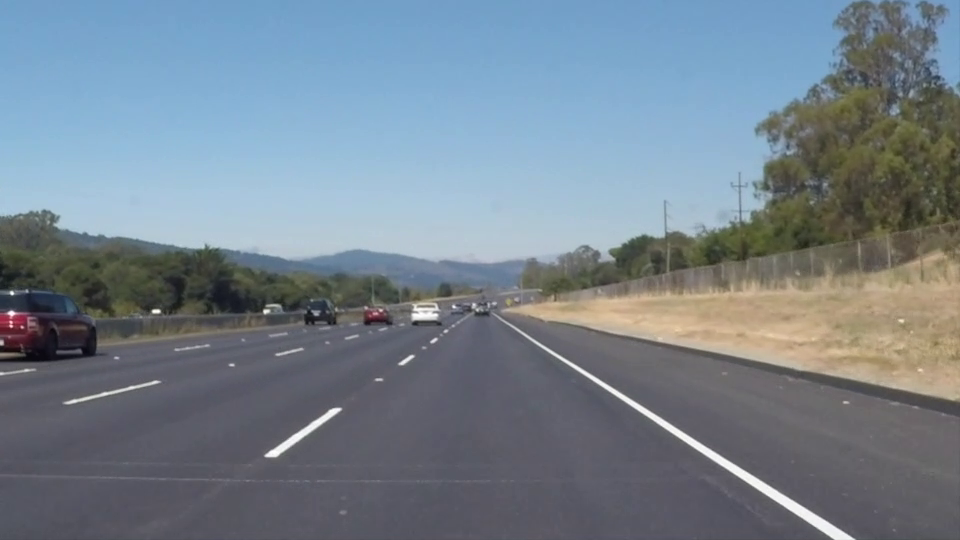
#> input picture frame 22 of solidWhiteRight.mp4, 960 x 540 px
$ python Lanedetection.py   (older library calls are emulated)
#> lines starting #> are read from the running program, lines starting #| are printed output that depends on the picture
import cv2
import numpy as np


def multi_angle_edge_detection(image):
    g_0 = np.array([[-1, -2, -1], [0, 0, 0], [1, 2, 1]])
    g_45 = np.array([[-1, -2, -1], [0, 0, 0], [1, 2, 1]])
    g_90 = np.array([[-1, 0, 1], [-2, 0, 2], [-1, 0, 1]])
    g_135 = np.array([[1, 2, 1], [0, 0, 0], [-1, -2, -1]])

    edge_0 = cv2.filter2D(image, -1, g_0)  # Detects horizontal edges
    edge_45 = cv2.filter2D(image, -1, g_45)  # Detects edges with a 45-degree slope
    edge_90 = cv2.filter2D(image, -1, g_90)  # Detects vertical edges
    edge_135 = cv2.filter2D(image, -1, g_135)  # Detects edges with a 135-degree slope
    edges = np.sqrt(edge_0**2 + edge_45**2 + edge_90**2 + edge_135**2)

    return edges


def draw_lines(img, lines, color=(0, 0, 255), thickness=40):
    height, width = img.shape[0], img.shape[1]
    left_x = []
    left_y = []
    right_x = []
    right_y = []
    mid_point = width / 2

    for line in lines:
        for x1, y1, x2, y2 in line:
            if y2 - y1 == 0:
                slope = 1
            else:
                slope = (y2 - y1) / (x2 - x1)
                if abs(slope) > 0.5:
                    if slope > 0 and x1 > mid_point and x2 > mid_point:
                        right_x.extend([x1, x2])
                        right_y.extend([y1, y2])
                    elif slope < 0 and x1 < mid_point and x2 < mid_point:
                        left_x.extend([x1, x2])
                        left_y.extend([y1, y2])

    # If there are suitable coordinates to create the left line
    if left_x and left_y and len(left_x) > 1 and len(left_y) > 1:
        # Calculating the coefficents of left line
        left_line_coef = np.polyfit(left_y, left_x, 1)
        l = np.poly1d(left_line_coef)

        min_height = int((1/5) * height)
        bottom_left_x = int(l(height))
        upper_left_x = int(l(min_height))
        cv2.line(img, (bottom_left_x, height), (upper_left_x, min_height), color, thickness)

    # If there are suitable coordinates to create the right line
    if right_x and right_y and len(right_x) > 1 and len(right_y) > 1:
        # Calculating the coefficents of right line
        right_line_coef = np.polyfit(right_y, right_x, 1)
        r = np.poly1d(right_line_coef)

        min_height = int((1/5) * height)
        bottom_right_x = int(r(height))
        upper_right_x = int(r(min_height))
        cv2.line(img, (bottom_right_x, height), (upper_right_x, min_height), color, thickness)

    try:
        bottom_left_x = int(l(height))
        upper_left_x = int(l(min_height))
        bottom_right_x = int(r(height))
        upper_right_x = int(r(min_height))
        cv2.rectangle(img, (bottom_left_x, min_height), (bottom_right_x, height), (255, 255, 0), -1)
    except:
        pass


def detect_direction(frame, edges):
    filtered_edges = cv2.filter2D(edges, -1, np.array([[0, 1, 0], [1, 0, 1], [0, 1, 0]], np.float32)) # Convolution with edge detection kernel
    y_min = 0

    A = np.column_stack((filtered_edges.flatten(), np.ones_like(filtered_edges.flatten())))
    coefficients, _, _, _ = np.linalg.lstsq(A, edges.flatten(), rcond=None)

    # Calculating the average y value for each column
    y_means = []
    x_values = []
    for x in range(edges.shape[1]):
        y = coefficients[0] * filtered_edges[:, x] + coefficients[1] + y_min
        y_mean = np.mean(y)
        y_means.append(y_mean)
        x_values.append(x)

    slope = (y_means[0] - y_means[-1]) / (x_values[0] - x_values[-1])
    if abs(slope) < 0.1:
        direction = "Straight"
    elif slope >0:
        direction = "Right"
    else:
        direction = "Left"

    cv2.putText(frame, direction, (20, 30), cv2.FONT_HERSHEY_SIMPLEX, 1, (0, 0, 255), 2)
    return frame


cap = cv2.VideoCapture("solidWhiteRight.mp4")

while cap.isOpened():
    ret, img = cap.read()
#> img is the input picture: shape (540, 960, 3); mean B, G, R 141.9, 130.7, 117.7

    if not ret or img is None:
        break

    frame = cv2.resize(img, (640, 480))
    frame2 = frame

    gray_frame = cv2.cvtColor(frame, cv2.COLOR_BGR2GRAY)
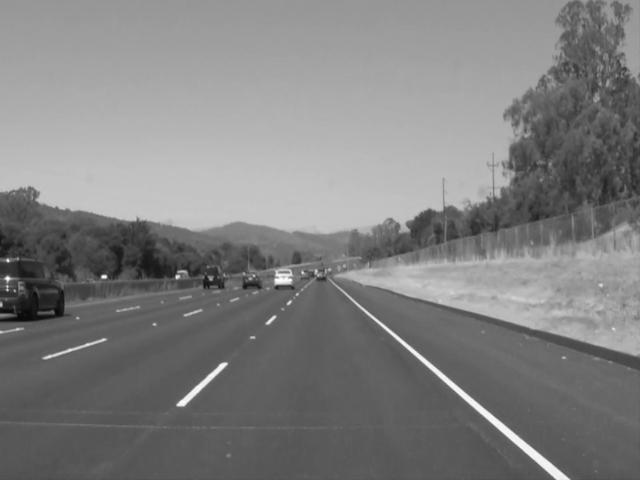
#> gray_frame: shape (480, 640); min 8, max 255, mean 128
    normalize = gray_frame / 255.0
    nonlinear_transform_img = cv2.pow(normalize, 4)

    img_edges = multi_angle_edge_detection(nonlinear_transform_img)
#> in multi_angle_edge_detection, `edge_90 = cv2.filter2D(image, -1, g_90)`:
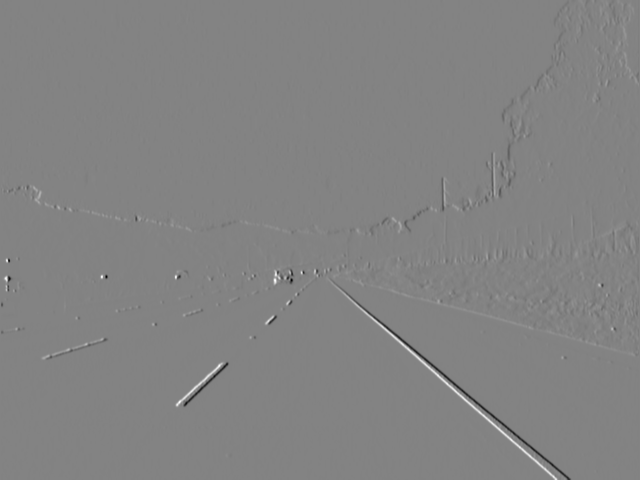
#> edge_90: shape (480, 640) float64; min -2.72, max 2.57, mean -0.000345; drawn with min black and max white
    img_edges = cv2.normalize(img_edges, None, 0, 255, cv2.NORM_MINMAX, cv2.CV_8U)

    tl = [220, 340]
    bl = [100, 440]
    tr = [440, 340]
    br = [580, 440]
    roi = [tl, bl, tr, br]

    cv2.line(frame2, tl, tr, (0, 0, 255), 1)
    cv2.line(frame2, tr, br, (0, 0, 255), 1)
    cv2.line(frame2, br, bl, (0, 0, 255), 1)
    cv2.line(frame2, bl, tl, (0, 0, 255), 1)
#> frame2: shape (480, 640, 3); mean B, G, R 141.6, 130.3, 118.1

    # Parameters for Perspective Transform
    pts1 = np.float32([tl, bl, tr, br])
    pts2 = np.float32([[0, 0], [0, 480], [640, 0], [640, 480]])

    # Applying Perspective Transform on roi.
    matrix = cv2.getPerspectiveTransform(pts1, pts2)
    transformed_frame = cv2.warpPerspective(frame, matrix, (640, 480))
    edges = cv2.warpPerspective(img_edges, matrix, (640, 480))

    lines = cv2.HoughLinesP(edges, rho= 1, theta= np.pi/ 180, threshold=150, minLineLength=75, maxLineGap=3)
#> lines = 100 rows, first 6: [542, 479, 542, 0], [531, 0, 538, 432], [543, 479, 543, 0], [539, 473, 539, 0], [545, 22, 561, 479], [521, 0, 536, 429]
    draw_lines(transformed_frame, lines, color=(255, 0, 255))
#> the loop in draw_lines, `for line in lines:` made 100 passes
#> line on passes 1 to 12: [[542, 479, 542, 0]], [[531, 0, 538, 432]], [[543, 479, 543, 0]], [[539, 473, 539, 0]], [[545, 22, 561, 479]], [[521, 0, 536, 429]], [[59, 394, 67, 163]], [[540, 467, 540, 0]], [[51, 418, 65, 160]], [[547, 26, 563, 479]], [[0, 449, 304, 444]], [[544, 14, 556, 385]]
#> after the loop in draw_lines, `for line in lines:`: left_x = 58 values, max 81 at index 56, min 47 at index 16, mean 66.64; left_y = 58 values, max 425 at index 48, min 31 at index 51, mean 281.6; right_x = 52 values, max 568 at index 25, min 504 at index 32, mean 533.3; right_y = 52 values, max 479 at index 3, min 0 at index 0, mean 195.9
#> in draw_lines, `left_line_coef = np.polyfit(left_y, left_x, 1)`: left_line_coef = [-0.0239, 73.38]
#> in draw_lines, `bottom_left_x = int(l(height))`: bottom_left_x = 61
#> in draw_lines, `upper_left_x = int(l(min_height))`: upper_left_x = 71
#> in draw_lines, `right_line_coef = np.polyfit(right_y, right_x, 1)`: right_line_coef = [0.0697, 519.6]
#> in draw_lines, `bottom_right_x = int(r(height))`: bottom_right_x = 553
#> in draw_lines, `upper_right_x = int(r(min_height))`: upper_right_x = 526
#> in draw_lines, `cv2.line(img, (bottom_right_x, height), (upper_right_x, min_height), c..`:
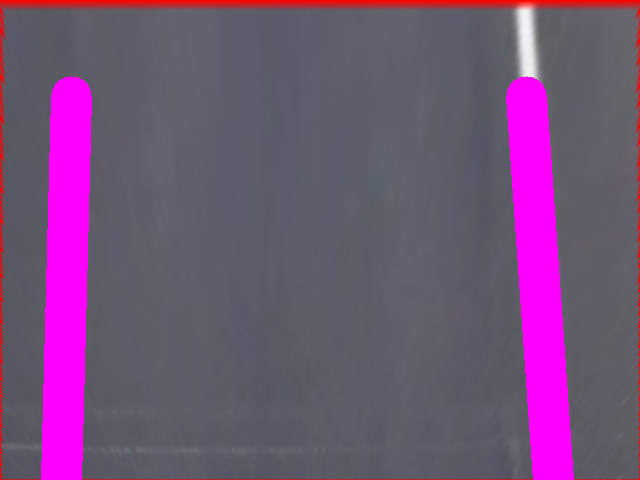
#> img: shape (480, 640, 3); mean B, G, R 118.6, 82, 113.7
#> in draw_lines, `cv2.rectangle(img, (bottom_left_x, min_height), (bottom_right_x, heigh..`:
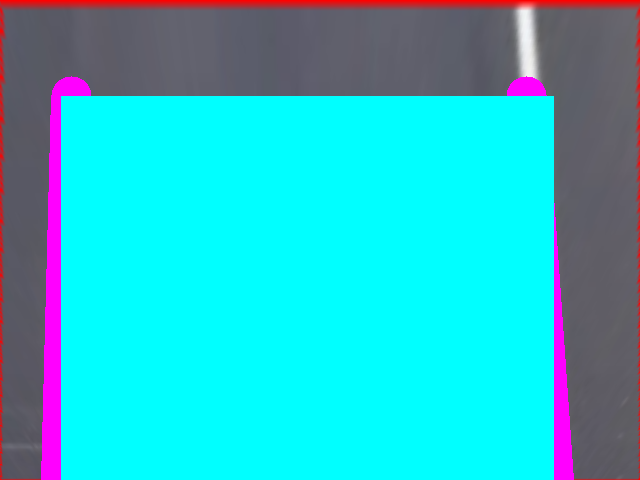
#> img: shape (480, 640, 3); mean B, G, R 200.5, 189, 44.3
    detect_direction(frame, edges)
#> in detect_direction, `filtered_edges = cv2.filter2D(edges, -1, np.array([[0, 1, 0], [1, 0, 1..`:
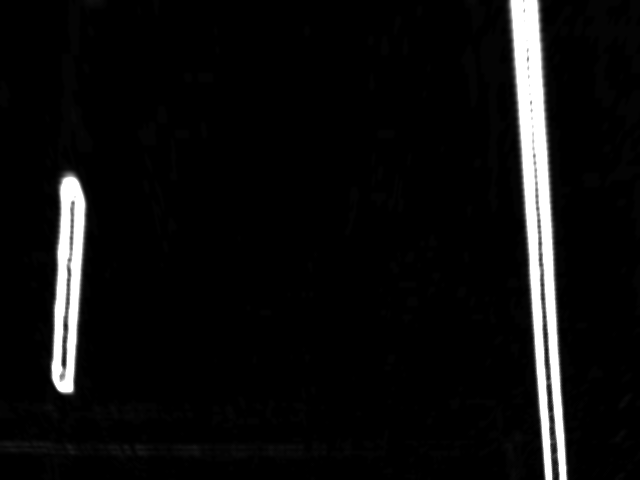
#> filtered_edges: shape (480, 640); min 0, max 255, mean 13.8
#> in detect_direction, `A = np.column_stack((filtered_edges.flatten(), np.ones_like(filtered_e..`: A = 307200 pairs, first value 0 to 255, second value 1 to 1
#> in detect_direction, `coefficients, _, _, _ = np.linalg.lstsq(A, edges.flatten(), rcond=None)`: coefficients = [0.48, -0.488]
#> the loop in detect_direction, `for x in range(edges.shape[1]):` made 640 passes
#> y_mean on passes 1 to 3: -0.21, -0.2, -0.183
#> after the loop in detect_direction, `for x in range(edges.shape[1]):`: x_values = 640 values from 0 to 639; y_means = 640 values, max 92.32 at index 537, min -0.486 at index 328, mean 6.17
#> in detect_direction, `slope = (y_means[0] - y_means[-1]) / (x_values[0] - x_values[-1])`: slope = 0.000943
#> in detect_direction, `cv2.putText(frame, direction, (20, 30), cv2.FONT_HERSHEY_SIMPLEX, 1, (..`: frame: shape (480, 640, 3); mean B, G, R 140.9, 129.8, 118.6

    transformed_frame = cv2.pow(transformed_frame, -1)
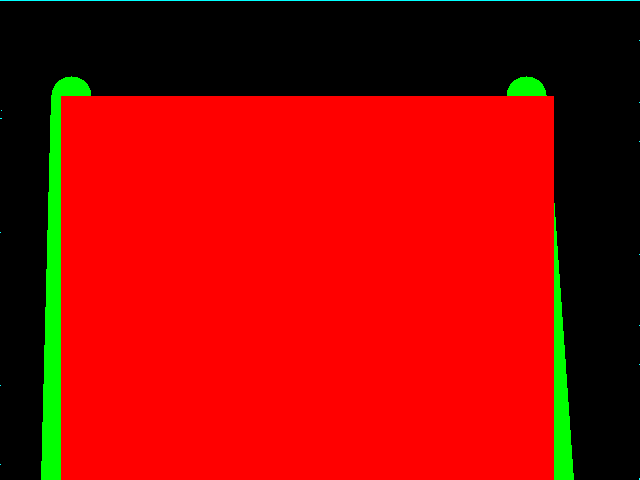
#> transformed_frame: shape (480, 640, 3); mean B, G, R 0.5, 8.7, 157.1

    # Applying Inverse Perspective Transform
    matrix2 = cv2.getPerspectiveTransform(pts2, pts1)
    reverse_transformed_frame = cv2.warpPerspective(transformed_frame, matrix2, (640, 480))
    result = cv2.addWeighted(frame2, 1, reverse_transformed_frame, 1, 0)
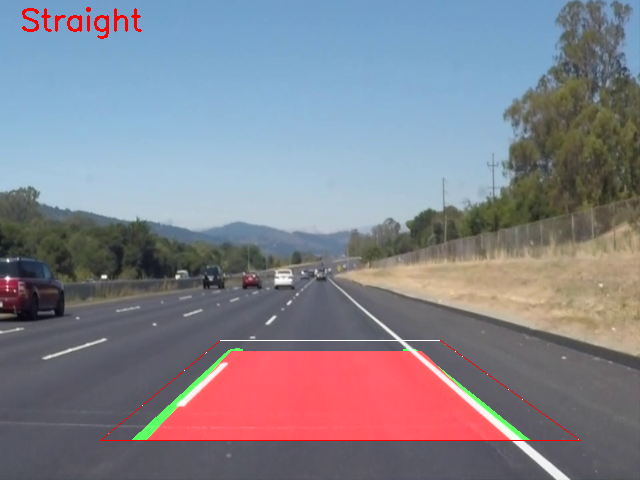
#> result: shape (480, 640, 3); mean B, G, R 141.1, 130.7, 131.3

    # Results
    cv2.imshow("frame",frame)
    cv2.imshow("result",result)
    # [4 lines of commented-out code are left out]

    if cv2.waitKey(1) & 0xFF == ord('q'):
#> (key q is pressed here)
        break

cap.release()
cv2.destroyAllWindows()

$ run again, starting later in the video
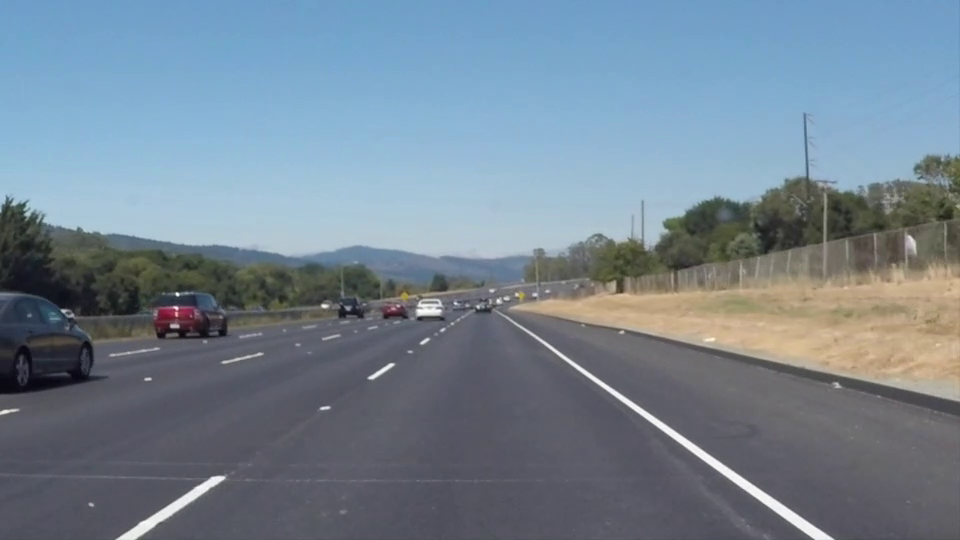
#> input picture frame 99 of solidWhiteRight.mp4, 960 x 540 px
#> img is the input picture: shape (540, 960, 3); mean B, G, R 146, 132.3, 116.7
#> lines = 77 rows, first 6: [527, 0, 535, 479], [523, 0, 532, 479], [532, 0, 548, 479], [535, 0, 552, 479], [511, 0, 528, 479], [521, 0, 530, 479]
#> the loop in draw_lines, `for line in lines:` made 77 passes
#> after the loop in draw_lines, `for line in lines:`: left_x = 28 values, max 63 at index 7, min 34 at index 8, mean 47.32; left_y = 28 values, max 479 at index 4, min 29 at index 3, mean 321; right_x = 84 values, max 554 at index 21, min 490 at index 36, mean 527.2; right_y = 84 values, max 479 at index 1, min 0 at index 0, mean 218
#> left_line_coef = [-0.0443, 61.54]
#> bottom_left_x = 40
#> upper_left_x = 57
#> right_line_coef = [0.0297, 520.7]
#> bottom_right_x = 534
#> upper_right_x = 523
#> in detect_direction, `filtered_edges = cv2.filter2D(edges, -1, np.array([[0, 1, 0], [1, 0, 1..`:
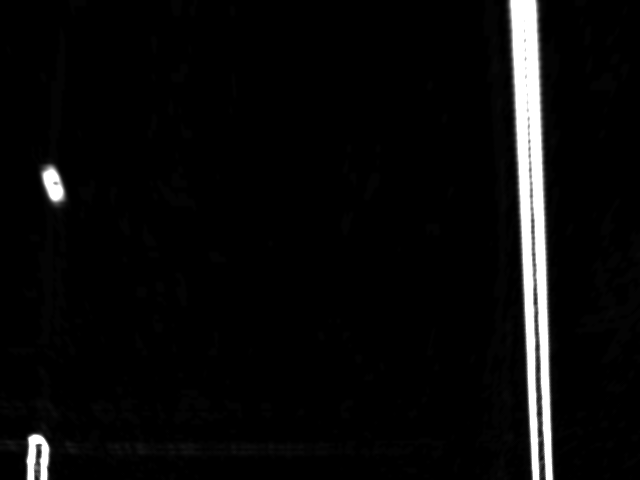
#> filtered_edges: shape (480, 640); min 0, max 255, mean 10.6
#> A = 307200 pairs, first value 0 to 255, second value 1 to 1
#> coefficients = [0.471, -0.383]
#> the loop in detect_direction, `for x in range(edges.shape[1]):` made 640 passes
#> y_mean on passes 1 to 3: -0.228, -0.222, -0.208
#> after the loop in detect_direction, `for x in range(edges.shape[1]):`: x_values = 640 values from 0 to 639; y_means = 640 values, max 107.7 at index 532, min -0.383 at index 461, mean 4.6
#> slope = 0.000412
#> `result = cv2.addWeighted(frame2, 1, reverse_transformed_frame, 1, 0)`:
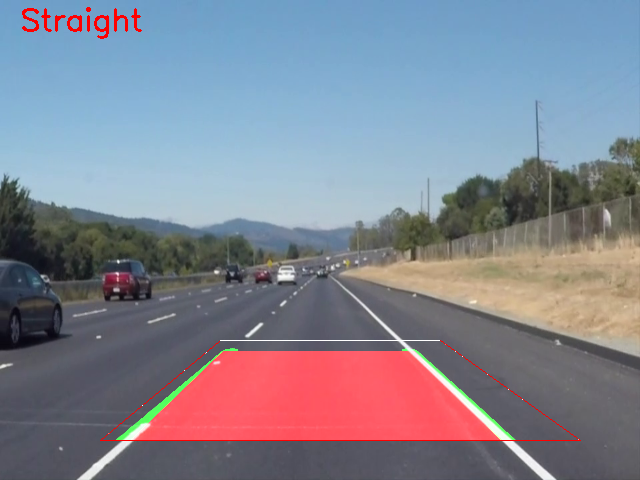
#> result: shape (480, 640, 3); mean B, G, R 145.2, 132.2, 130.9

$ run again, starting later in the video
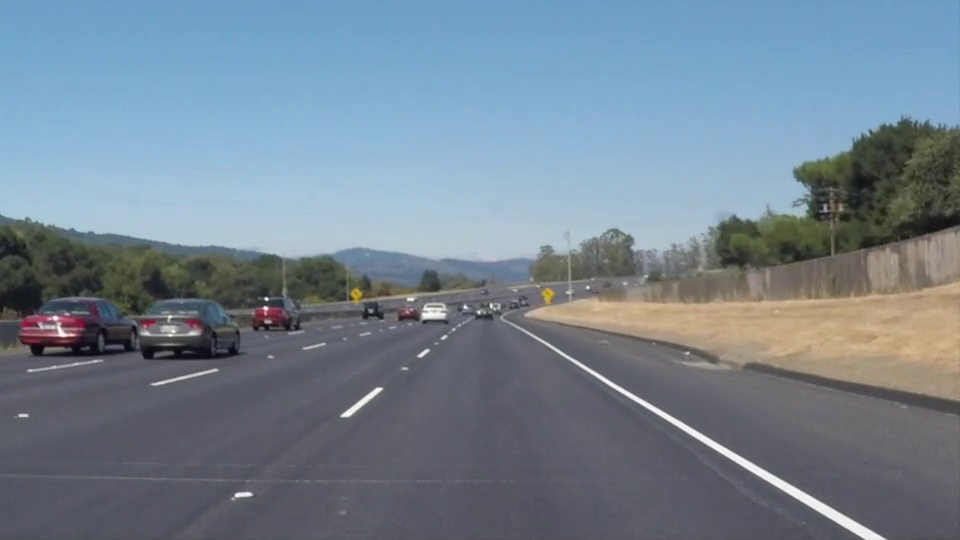
#> input picture frame 176 of solidWhiteRight.mp4, 960 x 540 px
#> img is the input picture: shape (540, 960, 3); mean B, G, R 145.2, 131.6, 116.5
#> lines = 119 rows, first 6: [518, 2, 593, 477], [538, 203, 586, 479], [509, 0, 534, 477], [512, 0, 535, 450], [513, 3, 588, 479], [529, 0, 588, 420]
#> the loop in draw_lines, `for line in lines:` made 119 passes
#> after the loop in draw_lines, `for line in lines:`: left_x = 28 values, max 107 at index 19, min 73 at index 4, mean 90.32; left_y = 28 values, max 359 at index 0, min 0 at index 7, mean 169.7; right_x = 126 values, max 593 at index 1, min 496 at index 90, mean 549.6; right_y = 126 values, max 479 at index 3, min 0 at index 4, mean 237.6
#> left_line_coef = [-0.0519, 99.13]
#> bottom_left_x = 74
#> upper_left_x = 94
#> right_line_coef = [0.0899, 528.3]
#> bottom_right_x = 571
#> upper_right_x = 536
#> in detect_direction, `filtered_edges = cv2.filter2D(edges, -1, np.array([[0, 1, 0], [1, 0, 1..`:
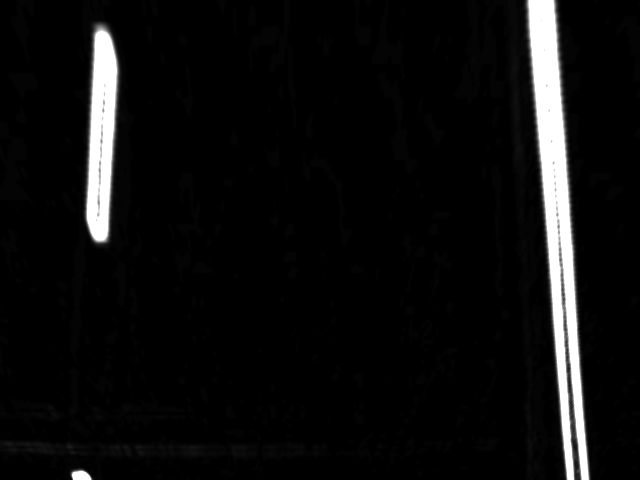
#> filtered_edges: shape (480, 640); min 0, max 255, mean 14.7
#> A = 307200 pairs, first value 0 to 255, second value 1 to 1
#> coefficients = [0.505, -0.544]
#> the loop in detect_direction, `for x in range(edges.shape[1]):` made 640 passes
#> y_mean on passes 1 to 3: -0.0313, -0.0365, -0.0429
#> after the loop in detect_direction, `for x in range(edges.shape[1]):`: x_values = 640 values from 0 to 639; y_means = 640 values, max 91.4 at index 556, min -0.496 at index 372, mean 6.87
#> slope = -0.000207
#> `result = cv2.addWeighted(frame2, 1, reverse_transformed_frame, 1, 0)`:
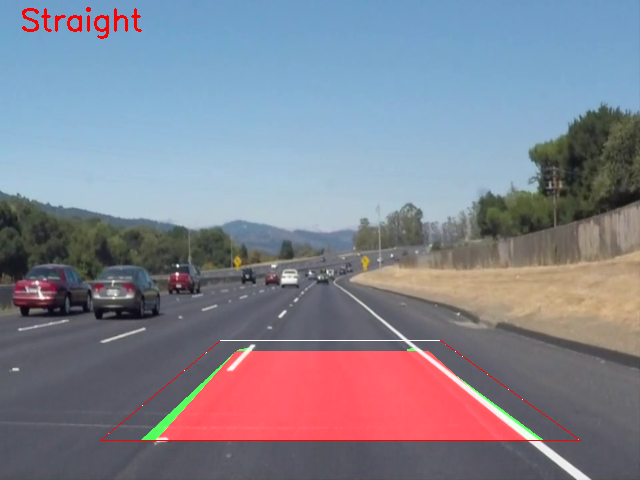
#> result: shape (480, 640, 3); mean B, G, R 144.4, 131.5, 130.4
